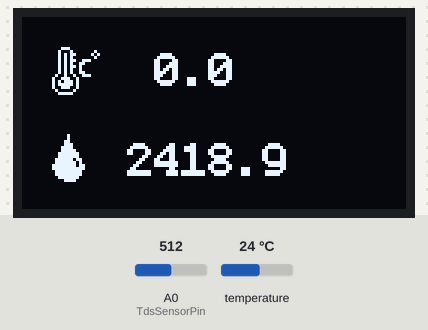
Recording of a sketch running on a simulated ESP8266 (NodeMCU). Parts: 128×64 one-colour display. The test bench sets the inputs (shaded band); at power-on: temperature 24 °C, A0 (TdsSensorPin) = 512. WiFi joins after 1.5 s; servers stay silent unless stated.

Above: at 3.4 s.
3.5 s: temperature set to 12 °C
At 4.8 s:
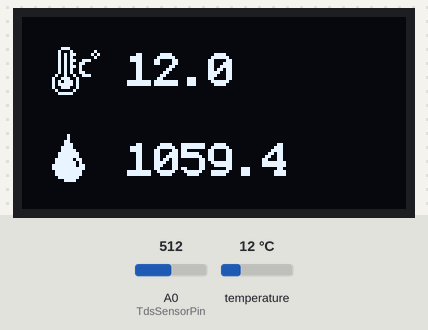
5.3 s: A0 (TdsSensorPin) set to 716
At 9.0 s:
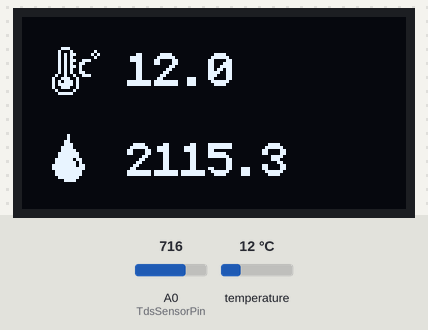
9.3 s: temperature set to 19 °C
At 10.6 s:
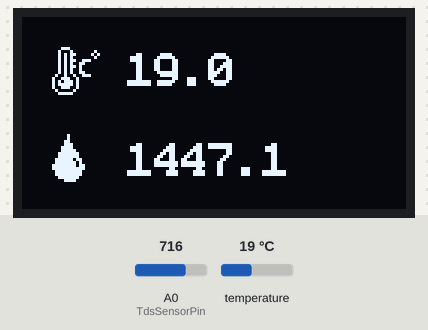
11.3 s: A0 (TdsSensorPin) set to 900
At 14.8 s:
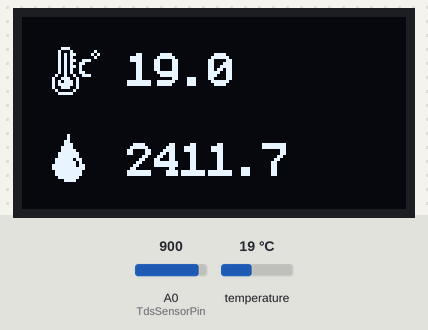
15.3 s: temperature set to 28 °C
At 16.3 s:
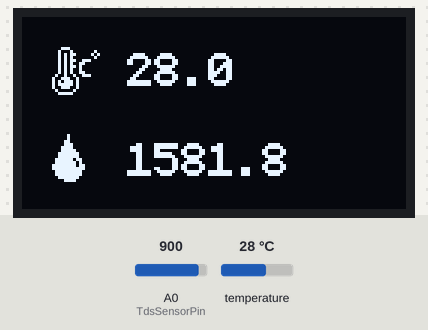
17.3 s: A0 (TdsSensorPin) set to 1023
At 20.6 s:
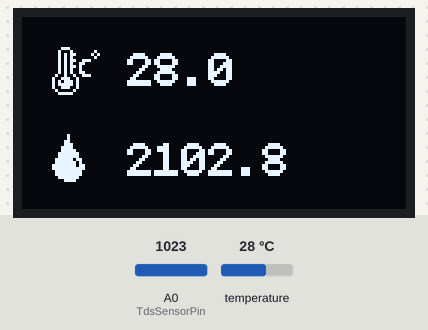
Timing chart, 0 to 22.1 s (numbered marks = the images above; inputs shaded):
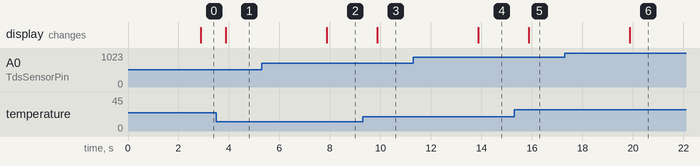

Measured:
- after the input at 3.5 s, the display: changes after 0.37 s (image 1)
- after the input at 5.3 s, the display: changes after 2.6 s (image 2)
- after the input at 9.3 s, the display: changes after 0.57 s (image 3)
- after the input at 11.3 s, the display: changes after 2.6 s (image 4)
- after the input at 15.3 s, the display: changes after 0.57 s (image 5)
- after the input at 17.3 s, the display: changes after 2.6 s (image 6)

The sketch:

esp8266_rumah_kepiting.ino
```cpp
#define BLYNK_TEMPLATE_ID "TEMPLATE_ID"
#define BLYNK_TEMPLATE_NAME "TEMPLATE_NAME"
#define BLYNK_AUTH_TOKEN "AUTH_TOKEN"

#include <OneWire.h>
#include <DallasTemperature.h>
#include <ESP8266WiFi.h>
#include <BlynkSimpleEsp8266.h>
#include <U8g2lib.h>

// TDS Sensor
#define TdsSensorPin A0
#define VREF 3.3
#define SCOUNT 30
int analogBuffer[SCOUNT];
int analogBufferTemp[SCOUNT];
int analogBufferIndex = 0;

// Temperature Sensors
#define ONE_WIRE_BUS 2
OneWire oneWire(ONE_WIRE_BUS);
DallasTemperature temperatureSensor(&oneWire);

// OLED Display (SH1106)
U8G2_SH1106_128X64_NONAME_F_HW_I2C oledDisplay(U8G2_R0); // Create OLED Display named oledDisplay

// OLED Icon
static const unsigned char image_weather_temperature_bits[] U8X8_PROGMEM = {0x38,0x00,0x44,0x40,0xd4,0xa0,0x54,0x40,0xd4,0x1c,0x54,
0x06,0xd4,0x02,0x54,0x02,0x54,0x06,0x92,0x1c,0x39,0x01,0x75,0x01,0x7d,0x01,0x39,0x01,0x82,0x00,0x7c,0x00};
static const unsigned char image_weather_humidity_bits[] U8X8_PROGMEM = {0x20,0x00,0x20,0x00,0x30,0x00,0x70,0x00,0x78,0x00,0xf8,0x00,0xfc,0x01,
0xfc,0x01,0x7e,0x03,0xfe,0x02,0xff,0x06,0xff,0x07,0xfe,0x03,0xfe,0x03,0xfc,0x01,0xf0,0x00};

// Connect to WiFi
char ssid[] = "YOUR_SSID";
char pass[] = "YOUR_PASSWORD";

// Blynk Timer
BlynkTimer timer;

float temperatureC = 0;  // Temperature for compensation and display
float averageVoltage = 0;
float tdsValue = 0;

// Function to calculate the median value (TDS)
int getMedianNum(int bArray[], int iFilterLen) {
  int bTab[iFilterLen];
  for (byte i = 0; i < iFilterLen; i++)
    bTab[i] = bArray[i];
  // Sort the array for median calculation
  for (int j = 0; j < iFilterLen - 1; j++) {
    for (int i = 0; i < iFilterLen - j - 1; i++) {
      if (bTab[i] > bTab[i + 1]) {
        int bTemp = bTab[i];
        bTab[i] = bTab[i + 1];
        bTab[i + 1] = bTemp;
      }
    }
  }
  // Return the median value
  if (iFilterLen % 2 == 0) {
    return (bTab[iFilterLen / 2] + bTab[iFilterLen / 2 - 1]) / 2;
  } else {
    return bTab[iFilterLen / 2];
  }
}

void readTds() {
  static unsigned long analogSampleTimepoint = millis();
  if (millis() - analogSampleTimepoint > 40U) {
    analogSampleTimepoint = millis();
    analogBuffer[analogBufferIndex] = analogRead(TdsSensorPin);
    analogBufferIndex++;
    if (analogBufferIndex == SCOUNT) {
      analogBufferIndex = 0;
    }
  }
}

float calculateTDS() {
  // Copy buffer for processing
  for (int i = 0; i < SCOUNT; i++) {
    analogBufferTemp[i] = analogBuffer[i];
  }
  averageVoltage = getMedianNum(analogBufferTemp, SCOUNT) * (float)VREF / 1024.0;

  // Use actual temperature from sensor for compensation
  float compensationCoefficient = 1.0 + 0.02 * (temperatureC - 25.0);
  float compensationVoltage = averageVoltage / compensationCoefficient;

  tdsValue = (133.42 * compensationVoltage * compensationVoltage * compensationVoltage
              - 255.86 * compensationVoltage * compensationVoltage
              + 857.39 * compensationVoltage) * 0.5;
  Blynk.virtualWrite(V1, tdsValue);  // Send TDS value to Blynk
  return tdsValue;
}

void sendTempDataTimer() {
  temperatureSensor.requestTemperatures();
  temperatureC = temperatureSensor.getTempCByIndex(0);  // Update global temperature variable
  Blynk.virtualWrite(V0, temperatureC);
}

void calculateAndDisplay() {
  float tdsNow = calculateTDS();

  char temperatureStr[10];
  char tdsStr[10];

  dtostrf(temperatureC, 4, 1, temperatureStr);
  dtostrf(tdsNow, 4, 1, tdsStr);

  oledDisplay.clearBuffer();
  oledDisplay.drawXBMP(10, 10, 16, 16, image_weather_temperature_bits);
  oledDisplay.setFont(u8g2_font_profont17_tr);
  oledDisplay.drawStr(35, 23, temperatureStr);

  oledDisplay.drawXBMP(10, 39, 11, 16, image_weather_humidity_bits);
  oledDisplay.drawStr(35, 53, tdsStr);

  oledDisplay.sendBuffer();
}

void setup(void) {
  Serial.begin(115200);

  oledDisplay.begin();
  oledDisplay.setColorIndex(1);
  oledDisplay.setFontMode(1);
  oledDisplay.setBitmapMode(1);
  oledDisplay.clearBuffer();

  temperatureSensor.begin();
  Blynk.begin(BLYNK_AUTH_TOKEN, ssid, pass);

  timer.setInterval(1000L, calculateAndDisplay);
  timer.setInterval(1000L, sendTempDataTimer);
  timer.setInterval(1000L, readTds);

}

void loop(void) {
  readTds();
  Blynk.run();
  timer.run();
}
```
